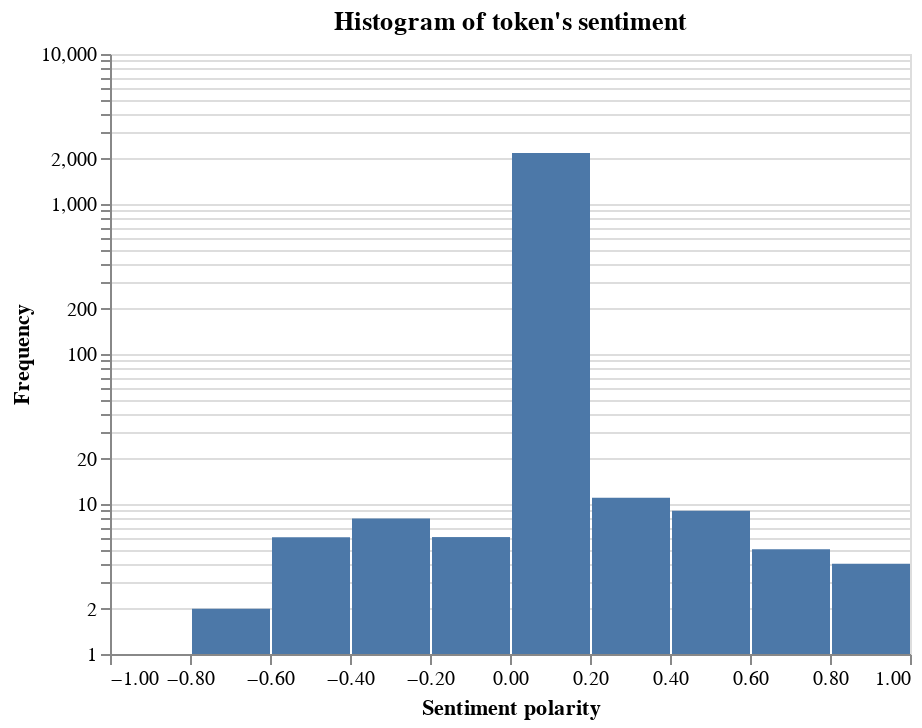

The notebook cell saved with this chart:
### Code cell
# plot
alt.Chart(df).mark_bar().encode(
    alt.X('polarity', bin=True, title="Sentiment polarity"),
    alt.Y('count()', scale=alt.Scale(type="log"), title="Frequency"),
    tooltip=['polarity', 'count()']
).properties(
    title="Histogram of token's sentiment"
)
# Sentiment score is a float within the range
#    -1.0 (negative) to 1.0 (positive).

### Figure 1 — Vega-Lite specification as saved in the notebook (floating-point values rounded to 4 significant figures; data arrays with more than 128 entries replaced by an {"elided": "..."} marker saying what was removed)
{"$schema": "https://vega.github.io/schema/vega-lite/v4.17.0.json", "config": {"view": {"continuousHeight": 300, "continuousWidth": 400}}, "data": {"name": "data-23f767540db7adf123d23b8d2a98a37a"}, "datasets": {"data-23f767540db7adf123d23b8d2a98a37a": {"elided": "2303 records"}}, "encoding": {"tooltip": [{"field": "polarity", "type": "quantitative"}, {"aggregate": "count", "type": "quantitative"}], "x": {"bin": true, "field": "polarity", "title": "Sentiment polarity", "type": "quantitative"}, "y": {"aggregate": "count", "scale": {"type": "log"}, "title": "Frequency", "type": "quantitative"}}, "mark": "bar", "title": "Histogram of token's sentiment"}
